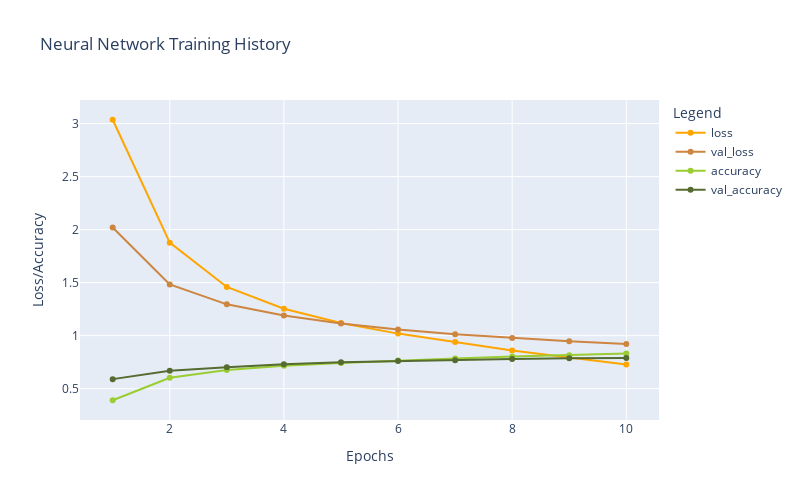

Notebook code for this chart:
### Code cell
plot_history(historyD)

### Figure 1 — Plotly figure (JSON) as saved in the notebook; plotly's stock layout.template omitted (floating-point values rounded to 4 significant figures)
{"data": [{"hovertemplate": "Legend=loss<br>Epochs=%{x}<br>Loss/Accuracy=%{y}<extra></extra>", "legendgroup": "loss", "line": {"color": "orange", "dash": "solid"}, "marker": {"symbol": "circle"}, "mode": "lines+markers", "name": "loss", "orientation": "v", "showlegend": true, "type": "scatter", "x": [1, 2, 3, 4, 5, 6, 7, 8, 9, 10], "xaxis": "x", "y": [3.036, 1.877, 1.459, 1.254, 1.119, 1.019, 0.9402, 0.8592, 0.7931, 0.7284], "yaxis": "y"}, {"hovertemplate": "Legend=val_loss<br>Epochs=%{x}<br>Loss/Accuracy=%{y}<extra></extra>", "legendgroup": "val_loss", "line": {"color": "peru", "dash": "solid"}, "marker": {"symbol": "circle"}, "mode": "lines+markers", "name": "val_loss", "orientation": "v", "showlegend": true, "type": "scatter", "x": [1, 2, 3, 4, 5, 6, 7, 8, 9, 10], "xaxis": "x", "y": [2.02, 1.483, 1.295, 1.19, 1.114, 1.058, 1.012, 0.9774, 0.9462, 0.9216], "yaxis": "y"}, {"hovertemplate": "Legend=accuracy<br>Epochs=%{x}<br>Loss/Accuracy=%{y}<extra></extra>", "legendgroup": "accuracy", "line": {"color": "yellowgreen", "dash": "solid"}, "marker": {"symbol": "circle"}, "mode": "lines+markers", "name": "accuracy", "orientation": "v", "showlegend": true, "type": "scatter", "x": [1, 2, 3, 4, 5, 6, 7, 8, 9, 10], "xaxis": "x", "y": [0.3908, 0.603, 0.6765, 0.7165, 0.7424, 0.7651, 0.7838, 0.8034, 0.8163, 0.8321], "yaxis": "y"}, {"hovertemplate": "Legend=val_accuracy<br>Epochs=%{x}<br>Loss/Accuracy=%{y}<extra></extra>", "legendgroup": "val_accuracy", "line": {"color": "darkolivegreen", "dash": "solid"}, "marker": {"symbol": "circle"}, "mode": "lines+markers", "name": "val_accuracy", "orientation": "v", "showlegend": true, "type": "scatter", "x": [1, 2, 3, 4, 5, 6, 7, 8, 9, 10], "xaxis": "x", "y": [0.5899, 0.6692, 0.703, 0.7306, 0.7498, 0.7618, 0.7689, 0.7809, 0.7867, 0.789], "yaxis": "y"}], "layout": {"height": 500, "legend": {"title": {"text": "Legend"}, "tracegroupgap": 0}, "title": {"text": "Neural Network Training History"}, "width": 800, "xaxis": {"anchor": "y", "domain": [0, 1], "title": {"text": "Epochs"}}, "yaxis": {"anchor": "x", "domain": [0, 1], "title": {"text": "Loss/Accuracy"}}}}
